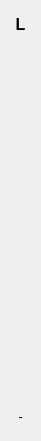
  <widget class="QWidget" name="verticalLayoutWidget_13">
   <property name="geometry">
    <rect>
     <x>1210</x>
     <y>80</y>
     <width>41</width>
     <height>441</height>
    </rect>
   </property>
   <layout class="QVBoxLayout" name="verticalLayout_22">
    <item>
     <widget class="QLabel" name="label_col_l">
      <property name="font">
       <font>
        <pointsize>12</pointsize>
        <weight>75</weight>
        <bold>true</bold>
        <strikeout>false</strikeout>
       </font>
      </property>
      <property name="text">
       <string>L</string>
      </property>
      <property name="alignment">
       <set>Qt::AlignCenter</set>
      </property>
     </widget>
    </item>
    <item>
     <widget class="QLabel" name="label_al">
      <property name="text">
       <string/>
      </property>
      <property name="alignment">
       <set>Qt::AlignCenter</set>
      </property>
     </widget>
    </item>
    <item>
     <widget class="QLabel" name="label_bl">
      <property name="text">
       <string/>
      </property>
      <property name="alignment">
       <set>Qt::AlignCenter</set>
      </property>
     </widget>
    </item>
    <item>
     <widget class="QLabel" name="label_cl">
      <property name="text">
       <string/>
      </property>
      <property name="alignment">
       <set>Qt::AlignCenter</set>
      </property>
     </widget>
    </item>
    <item>
     <widget class="QLabel" name="label_dl">
      <property name="text">
       <string/>
      </property>
      <property name="alignment">
       <set>Qt::AlignCenter</set>
      </property>
     </widget>
    </item>
    <item>
     <widget class="QLabel" name="label_el">
      <property name="text">
       <string/>
      </property>
      <property name="alignment">
       <set>Qt::AlignCenter</set>
      </property>
     </widget>
    </item>
    <item>
     <widget class="QLabel" name="label_fl">
      <property name="text">
       <string/>
      </property>
      <property name="alignment">
       <set>Qt::AlignCenter</set>
      </property>
     </widget>
    </item>
    <item>
     <widget class="QLabel" name="label_gl">
      <property name="text">
       <string/>
      </property>
      <property name="alignment">
       <set>Qt::AlignCenter</set>
      </property>
     </widget>
    </item>
    <item>
     <widget class="QLabel" name="label_hl">
      <property name="text">
       <string/>
      </property>
      <property name="alignment">
       <set>Qt::AlignCenter</set>
      </property>
     </widget>
    </item>
    <item>
     <widget class="QLabel" name="label_il">
      <property name="text">
       <string/>
      </property>
      <property name="alignment">
       <set>Qt::AlignCenter</set>
      </property>
     </widget>
    </item>
    <item>
     <widget class="QLabel" name="label_jl">
      <property name="text">
       <string/>
      </property>
      <property name="alignment">
       <set>Qt::AlignCenter</set>
      </property>
     </widget>
    </item>
    <item>
     <widget class="QLabel" name="label_kl">
      <property name="text">
       <string/>
      </property>
      <property name="alignment">
       <set>Qt::AlignCenter</set>
      </property>
     </widget>
    </item>
    <item>
     <widget class="QLabel" name="label_ll">
      <property name="text">
       <string>-</string>
      </property>
      <property name="alignment">
       <set>Qt::AlignCenter</set>
      </property>
     </widget>
    </item>
   </layout>
  </widget>
